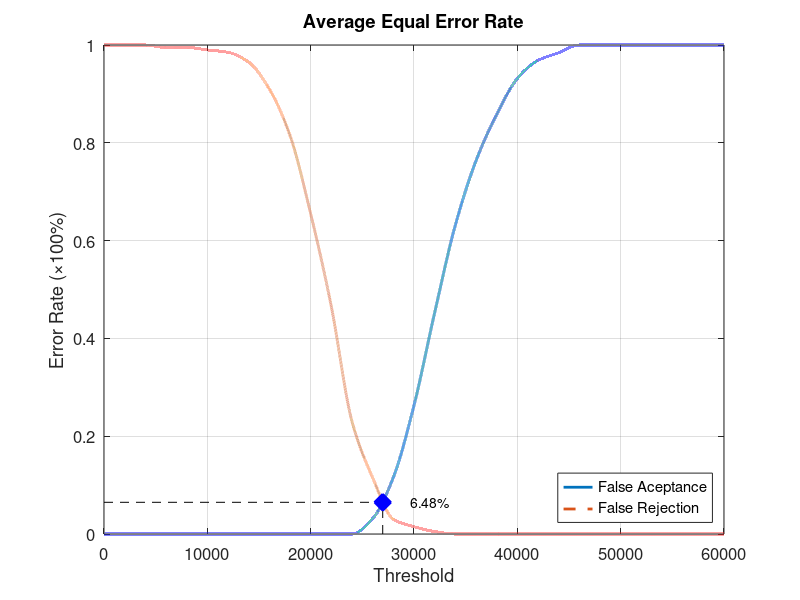
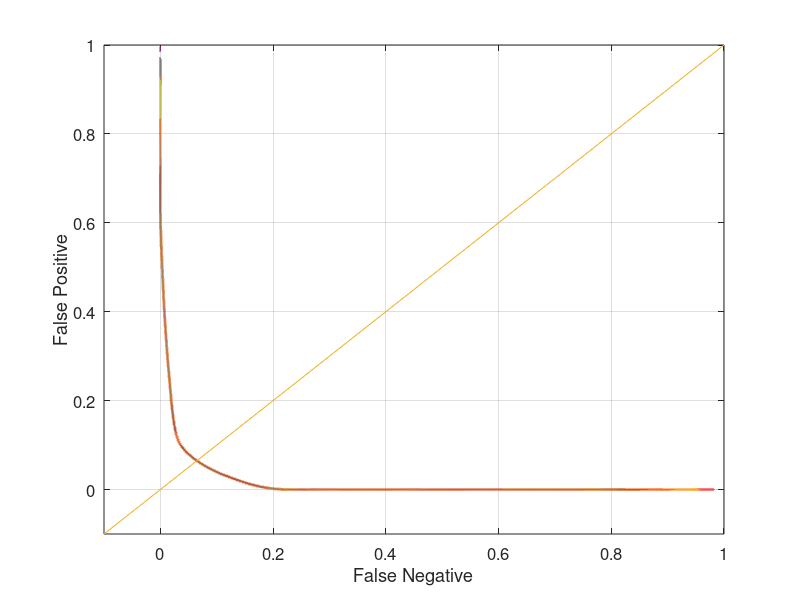

These figures' MATLAB source, in order:
function yEER = Database5_3
close all;
clear;
clc;
x = 0:2000:60000;
xq = 0:0.5:60000;

y0 = [0 0 0 0 0 0 0 0 0 0 0 0 0 0.0315789 0.115789 0.263158 0.452632 0.631579 0.763158 0.857895 0.931579 0.968421 0.984211 1 1 1 1 1 1 1 1];
yy0 = interp1(x, y0, xq, 'pchip');
y1 = [1 1 1 0.995 0.995 0.99 0.985 0.965 0.91 0.815 0.655 0.465 0.23 0.115 0.03 0.015 0.005 0 0 0 0 0 0 0 0 0 0 0 0 0 0];
yy1 = interp1(x, y1, xq, 'pchip');

% Calculating EER: 
y2 = abs(y0 - y1);
find(y2 == min(y2))
yy2 = abs(yy0 - yy1);
xEER = find(yy2 == min(yy2));
xEERIndex = xq(xEER) % X-axis EER
yEER = yy0(xEER) % Y-axis EER

main = figure
plot(xq, yy0,'-','LineWidth', 2);	hold on
plot(xq, yy1,'--','LineWidth', 2);	hold on
plot([xEERIndex xEERIndex], [0 yEER], 'k--');	hold on
plot([0 xEERIndex], [yEER yEER], 'k--');	hold on
plot(xEERIndex, yEER, 'bx', 'LineWidth', 10);	hold on
text(xEERIndex + 10 * xEERIndex / 100, yEER, [num2str(round((10000 * yEER)) / 100) '%'])
legend('False Aceptance', 'False Rejection', 'Location', 'SouthEast')
xlabel('Threshold')
ylabel('Error Rate (\times100%)')
title('Average Equal Error Rate')
set(gca, 'FontSize', 12)
axis([0 60000 0 1])
grid on

print(main, 'Database5_3Main', '-dpng');
FNRxFPR = figure('Color', [1 1 1]);
plot(yy1, yy0, '-', yy1, yy0, 'LineWidth', 2);
hold on
y = -0.1:0.1:1
plot(y, y); 
set(gca, 'FontSize', 12)
xlabel('False Negative')
ylabel('False Positive')
axis([-0.1 1 -0.1 1])
set(gca, 'FontSize', 12)
grid on

print(FNRxFPR, 'Database5_3FNRxFPR','-dpng');
end
